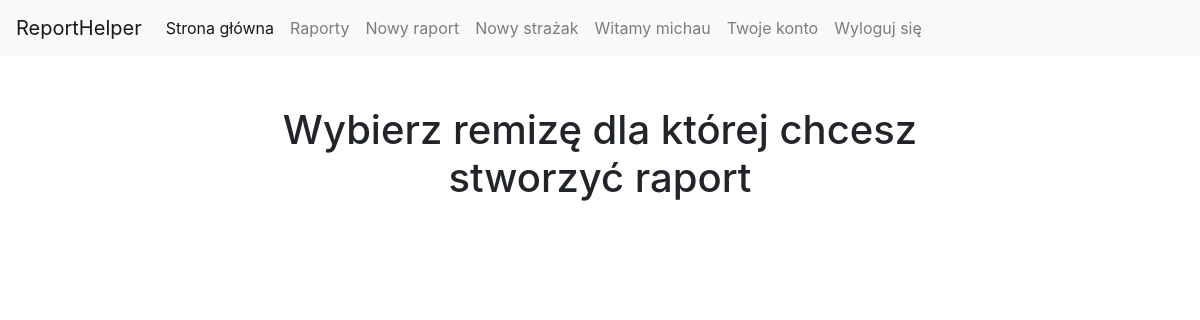
The app's page /create-report/ (signed in), older data.
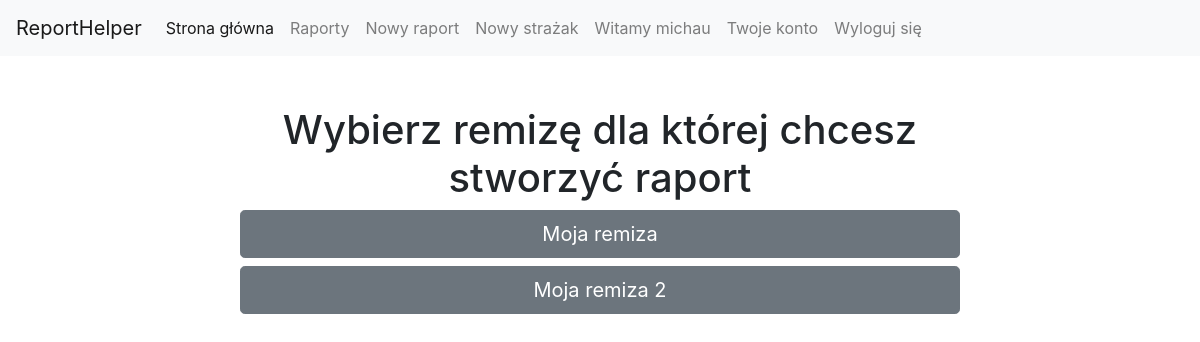
The same page, newer data.
### reporter/models.py (models this page shows, shortened)
class Firestation(models.Model):
    stationid = models.AutoField(primary_key=True)
    stationName = models.CharField(max_length=100, default="")

### reporter/views.py (the view)
# urls.py: path('create-report/', views.create_report_initial, name='create-report-initial'),
def create_report_initial(request):
    user = request.user
    fireStations = Firestation.objects.filter(firestationmember=FirestationMember.objects.filter(memberid=user).first())
    return render(request, 'create_report_initial.html', {'fireStations': fireStations})

### reporter/templates/create_report_initial.html
{% extends "index.html" %}
{% block content %}
    <div style="text-align: center; margin-top:50px; width: 60%;margin-left: 20%;">
    <h1>Wybierz remizę dla której chcesz stworzyć raport</h1>
            {% for fireStation in fireStations %}
                <a href="{% url "create-report" pk=fireStation.stationid %}" class="btn btn-secondary btn-lg btn-block">{{ fireStation.stationName}}</a>
            {% endfor %}
    </div>
{% endblock %}

### reporter/templates/index.html (shortened to what this page needs)
<!doctype html>
<html lang="en">
  <head>
<link rel="stylesheet" href="https://stackpath.bootstrapcdn.com/bootstrap/4.3.1/css/bootstrap.min.css">
  </head>
  <body>
<nav class="navbar navbar-default navbar-expand-lg navbar-light bg-light">
  <a class="navbar-brand" href="">ReportHelper</a>
  <div class="collapse navbar-collapse" id="navbarNavDropdown">
    <ul class="nav navbar-nav navbar-left">
      <li class="nav-item active">
        <a class="nav-link" href="{% url 'index' %}">Strona główna</a>
      </li>
      <li class="nav-item">
        <a class="nav-link" href={% url 'reports' %}>Raporty</a>
      </li>
      <li class="nav-item">
        <a class="nav-link" href={% url 'create-report-initial' %}>Nowy raport</a>
      </li>
         <li class="nav-item">
        <a class="nav-link" href={% url 'create-firefighter' %}>Nowy strażak</a>
      </li>
    </ul>
      <ul class="nav navbar-nav navbar-right">
    {% if request.user.is_authenticated %}
        <li class="nav-item">
        <a class="nav-link" href="">Witamy {{ request.user.username }}</a>
        </li>
          <li class="nav-item">
        <a class="nav-link" href={% url "profile" %}>Twoje konto</a>
        </li>
        <li class="nav-item">
        <a class="nav-link" href={% url "logout" %}>Wyloguj się</a>
        </li>
    {% endif %}
      </ul>
  </div>
</nav>
{% block content %}{% endblock %}
  </body>
</html>

Row changes from the older to the newer data that the page shows:
added Firestation: stationName "Moja remiza"
added Firestation: stationName "Moja remiza 2"
